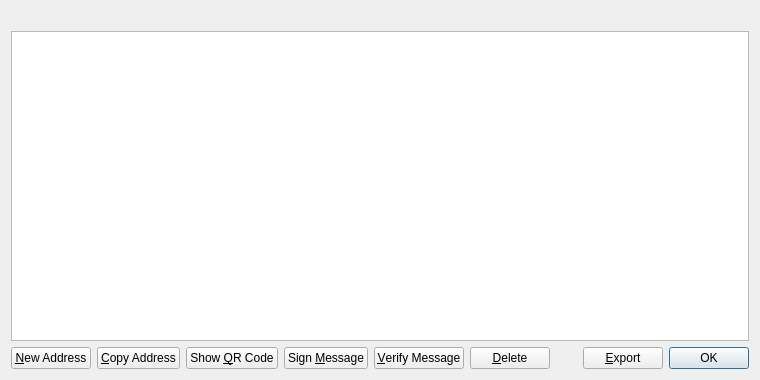
<?xml version="1.0" encoding="UTF-8"?>
<ui version="4.0">
 <class>AddressBookPage</class>
 <widget class="QWidget" name="AddressBookPage">
  <property name="geometry">
   <rect>
    <x>0</x>
    <y>0</y>
    <width>760</width>
    <height>380</height>
   </rect>
  </property>
  <property name="windowTitle">
   <string>Address Book</string>
  </property>
  <layout class="QVBoxLayout" name="verticalLayout">
   <item>
    <widget class="QLabel" name="labelExplanation">
     <property name="textFormat">
      <enum>Qt::PlainText</enum>
     </property>
     <property name="wordWrap">
      <bool>true</bool>
     </property>
    </widget>
   </item>
   <item>
    <widget class="QTableView" name="tableView">
     <property name="contextMenuPolicy">
      <enum>Qt::CustomContextMenu</enum>
     </property>
     <property name="toolTip">
      <string>Double-click to edit address or label</string>
     </property>
     <property name="tabKeyNavigation">
      <bool>false</bool>
     </property>
     <property name="alternatingRowColors">
      <bool>true</bool>
     </property>
     <property name="selectionMode">
      <enum>QAbstractItemView::SingleSelection</enum>
     </property>
     <property name="selectionBehavior">
      <enum>QAbstractItemView::SelectRows</enum>
     </property>
     <property name="sortingEnabled">
      <bool>true</bool>
     </property>
     <attribute name="verticalHeaderVisible">
      <bool>false</bool>
     </attribute>
    </widget>
   </item>
   <item>
    <layout class="QHBoxLayout" name="horizontalLayout">
     <item>
      <widget class="QPushButton" name="newAddress">
       <property name="toolTip">
        <string>Create a new address</string>
       </property>
       <property name="text">
        <string>&amp;New Address</string>
       </property>
       <property name="icon">
        <iconset resource="../bitcoin.qrc">
         <normaloff>:/icons/add</normaloff>:/icons/add</iconset>
       </property>
      </widget>
     </item>
     <item>
      <widget class="QPushButton" name="copyAddress">
       <property name="toolTip">
        <string>Copy the currently selected address to the system clipboard</string>
       </property>
       <property name="text">
        <string>&amp;Copy Address</string>
       </property>
       <property name="icon">
        <iconset resource="../bitcoin.qrc">
         <normaloff>:/icons/editcopy</normaloff>:/icons/editcopy</iconset>
       </property>
      </widget>
     </item>
     <item>
      <widget class="QPushButton" name="showQRCode">
       <property name="text">
        <string>Show &amp;QR Code</string>
       </property>
       <property name="icon">
        <iconset resource="../bitcoin.qrc">
         <normaloff>:/icons/qrcode</normaloff>:/icons/qrcode</iconset>
       </property>
      </widget>
     </item>
     <item>
      <widget class="QPushButton" name="signMessage">
       <property name="toolTip">
        <string>Sign a message to prove you own a Cashcoin address</string>
       </property>
       <property name="text">
        <string>Sign &amp;Message</string>
       </property>
       <property name="icon">
        <iconset resource="../bitcoin.qrc">
         <normaloff>:/icons/edit</normaloff>:/icons/edit</iconset>
       </property>
      </widget>
     </item>
     <item>
      <widget class="QPushButton" name="verifyMessage">
       <property name="toolTip">
        <string>Verify a message to ensure it was signed with a specified Cashcoin address</string>
       </property>
       <property name="text">
        <string>&amp;Verify Message</string>
       </property>
       <property name="icon">
        <iconset resource="../bitcoin.qrc">
         <normaloff>:/icons/transaction_0</normaloff>:/icons/transaction_0</iconset>
       </property>
      </widget>
     </item>
     <item>
      <widget class="QPushButton" name="deleteAddress">
       <property name="toolTip">
        <string>Delete the currently selected address from the list</string>
       </property>
       <property name="text">
        <string>&amp;Delete</string>
       </property>
       <property name="icon">
        <iconset resource="../bitcoin.qrc">
         <normaloff>:/icons/remove</normaloff>:/icons/remove</iconset>
       </property>
      </widget>
     </item>
     <item>
      <spacer name="horizontalSpacer">
       <property name="orientation">
        <enum>Qt::Horizontal</enum>
       </property>
       <property name="sizeHint" stdset="0">
        <size>
         <width>40</width>
         <height>20</height>
        </size>
       </property>
      </spacer>
     </item>
     <item>
      <widget class="QPushButton" name="exportButton">
       <property name="toolTip">
        <string>Export the data in the current tab to a file</string>
       </property>
       <property name="text">
        <string>&amp;Export</string>
       </property>
       <property name="icon">
        <iconset resource="../bitcoin.qrc">
         <normaloff>:/icons/export</normaloff>:/icons/export</iconset>
       </property>
      </widget>
     </item>
     <item>
      <widget class="QDialogButtonBox" name="buttonBox">
       <property name="sizePolicy">
        <sizepolicy hsizetype="Maximum" vsizetype="Fixed">
         <horstretch>0</horstretch>
         <verstretch>0</verstretch>
        </sizepolicy>
       </property>
       <property name="standardButtons">
        <set>QDialogButtonBox::Ok</set>
       </property>
      </widget>
     </item>
    </layout>
   </item>
  </layout>
 </widget>
 <resources>
  <include location="../bitcoin.qrc"/>
 </resources>
 <connections/>
</ui>
